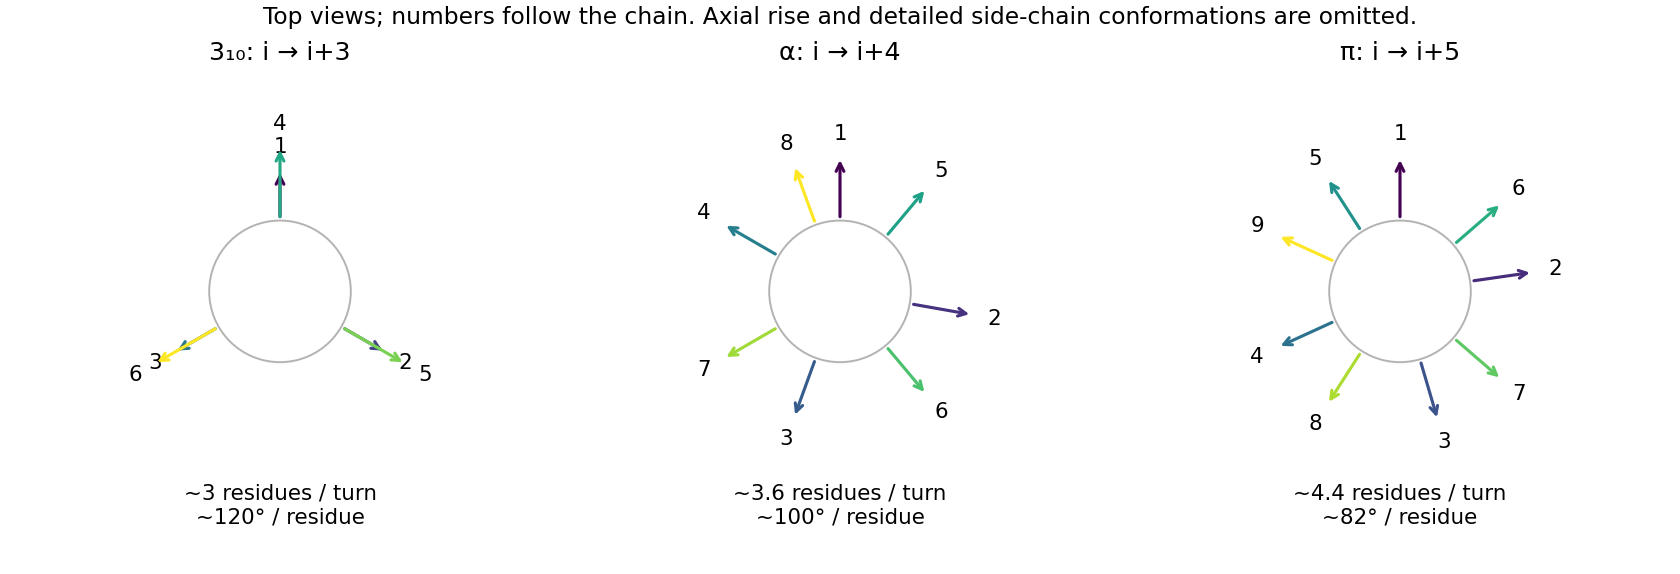

This figure's Python source:
"""Idealized consecutive side-chain directions in three peptide helices."""
from pathlib import Path
import sys
sys.path.insert(0,str(Path(__file__).resolve().parents[2]))
import matplotlib.pyplot as plt
import numpy as np
from tools.chemistry_diagram import *
fig,axs=plt.subplots(1,3,figsize=(12,4.1),layout='constrained',facecolor='white')
for ax,n,res,title in zip(axs,[3,3.6,4.4],[6,8,9],['3₁₀: i → i+3','α: i → i+4','π: i → i+5']):
 ax.add_patch(plt.Circle((0,0),.55,fill=False,ec='0.7'))
 for j in range(res):
  th=np.pi/2-j*2*np.pi/n;v=np.array([np.cos(th),np.sin(th)]);r=.95+.18*(j//3) if n==3 else 1.05
  ax.annotate('',r*v,.55*v,arrowprops={'arrowstyle':'->','color':plt.cm.viridis(j/(res-1)),'lw':1.6});ax.text(*(v*(r+.17)),str(j+1),ha='center',va='center',fontsize=11)
 ax.text(0,-1.8,f'~{n:g} residues / turn\n~{360/n:.0f}° / residue',ha='center',fontsize=11);finish(ax,(-1.65,1.65),(-2.15,1.65),title)
fig.suptitle('Top views; numbers follow the chain. Axial rise and detailed side-chain conformations are omitted.',fontsize=12)
save(fig,'paper-1-helix-projections.png')
